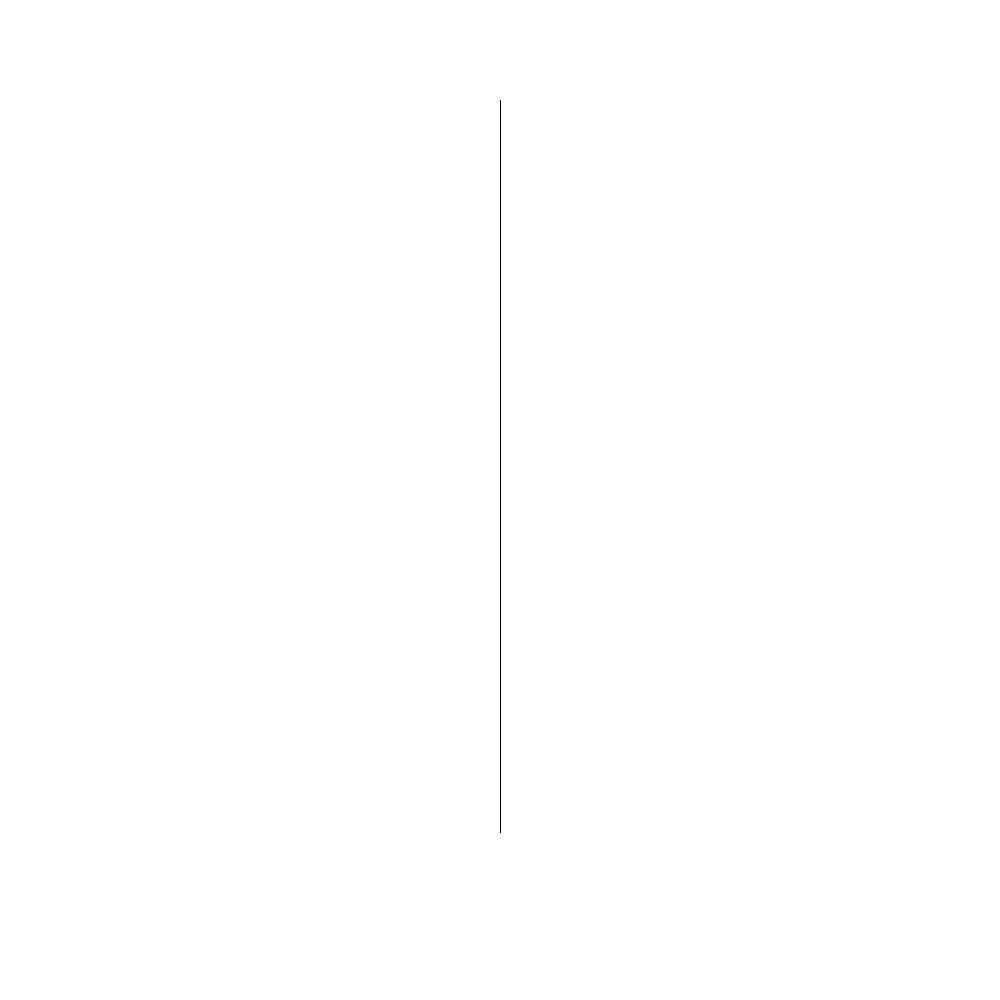
Frame 1 (no input)
Frame 60 (the mouse pressed at the canvas centre just before this capture): identical to frame 1, image omitted
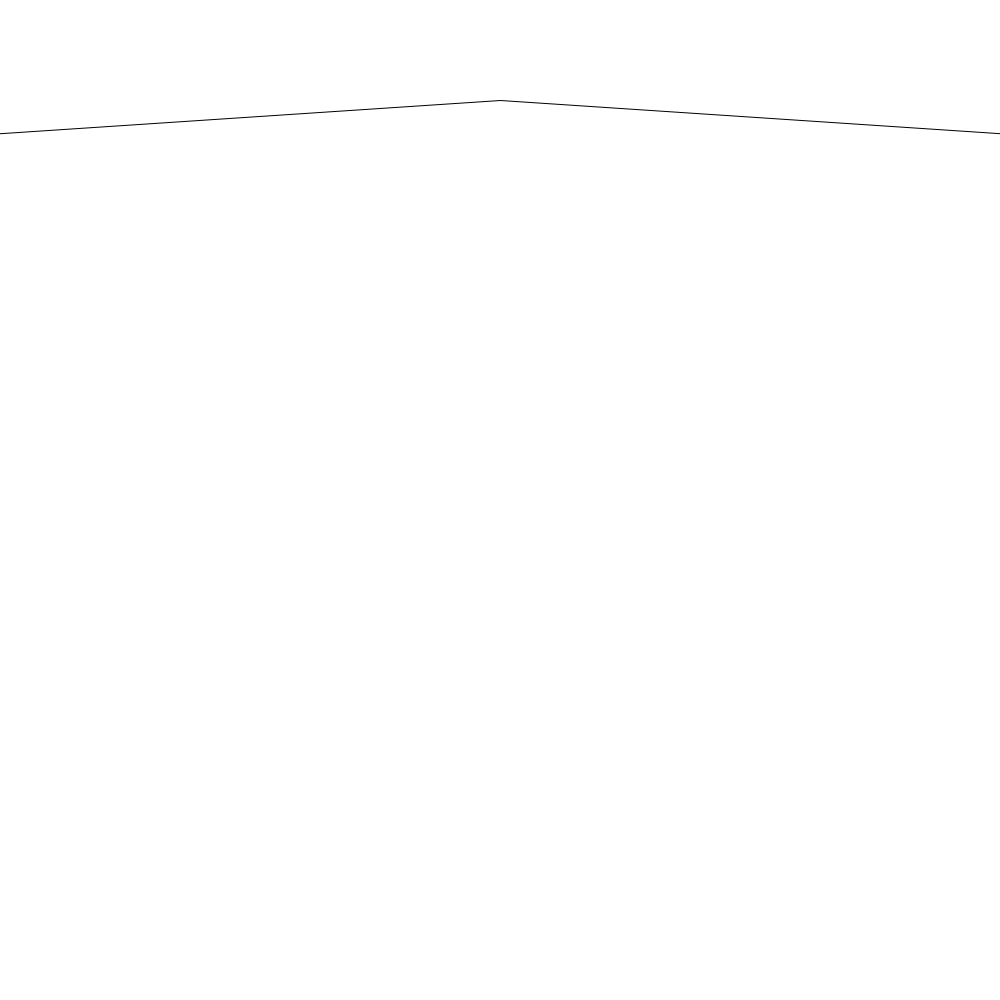
Frame 120 (the mouse held since frame 60 and released just before this capture)

The Processing sketch that drew these frames (run headless with seeded random() and noise(); from frame 60 on, the mouse is pressed at the canvas centre):

// Processing sketch: random_binTree_gen_vis
// ── random_binTree_gen_vis.pde

Node root;

void setup() {
  root = new Node(0);
  size(1000, 1000);
  genBinTree(root, 0.97, 80, 0);
  frameRate(25);
}

int counter = 0;

void genBinTree(Node r, float prob, int maxLayer, int layer) {
  
  counter++;
  println(counter);
  if (layer<maxLayer) {
    if (random(0, 1)<pow(prob, layer)) {
      r.left=new Node(counter);
      genBinTree(r.left, prob, maxLayer, layer+1);
    }
    if (random(0, 1)<pow(prob, layer)) {
      r.right=new Node(counter);
     
      genBinTree(r.right, prob, maxLayer, layer+1);
    }
  }
  
}


void draw() {
  
  background(255);
  root.display(500, 100, 1, mouseX*10);
}

// ── Node.pde
class Node {
  int value;
  Node right;
  Node left;

  Node(int v) {
    this.value = v;
  }

  void display(float x, float y, float layer, float offset) {
   // println("x: "+x+" y: "+y);
    if (left!=null) {
      line(x, y, x-offset*pow(0.5, layer), y+500/(layer*3));
      left.display( x-offset*pow(0.5, layer), y+500/(3*layer), layer+1, offset);
    }
    if (right!=null) {
      line(x, y, x+offset*pow(0.5, layer),  y+500/(3*layer));
      right.display( x+offset*pow(0.5, layer), y+500/(3*layer), layer+1, offset);
    }
  }
  
  
}
